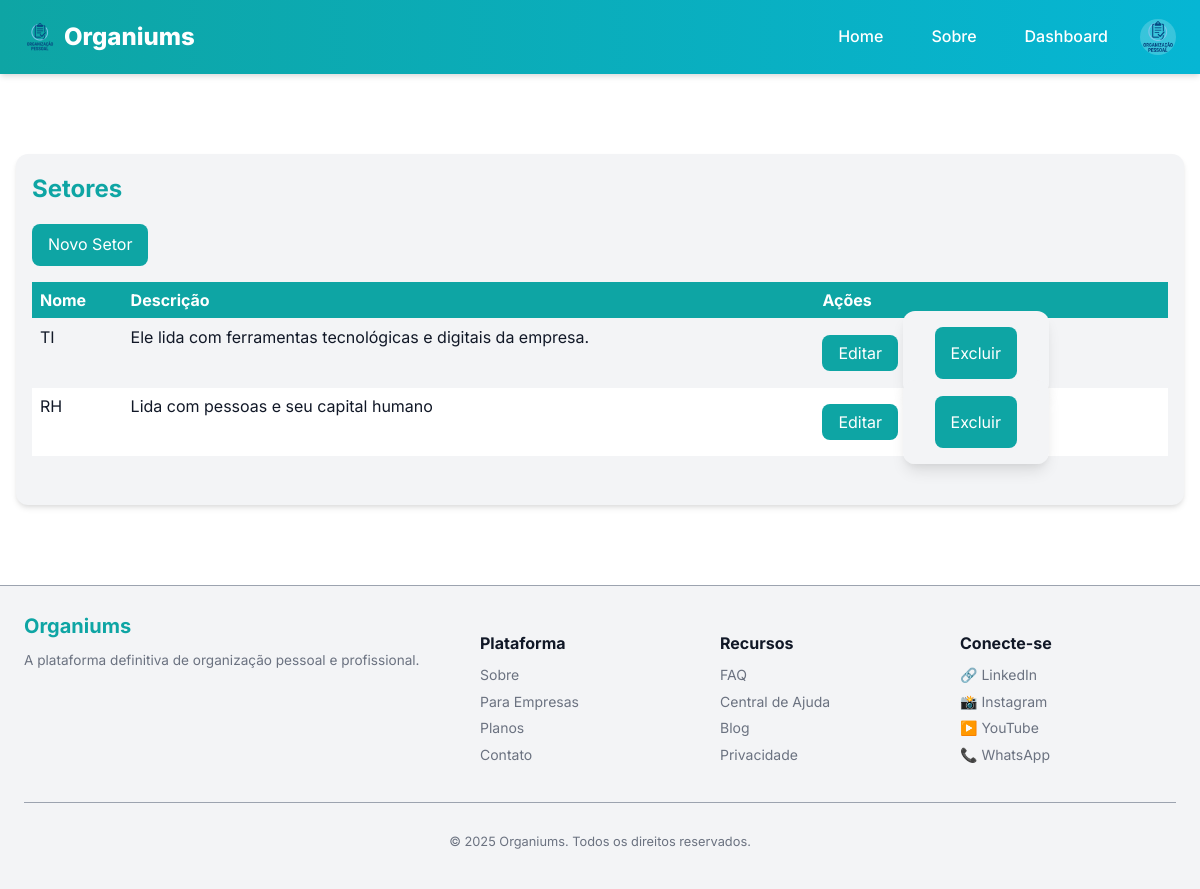
The app's page /client/sectors (signed in), older data.
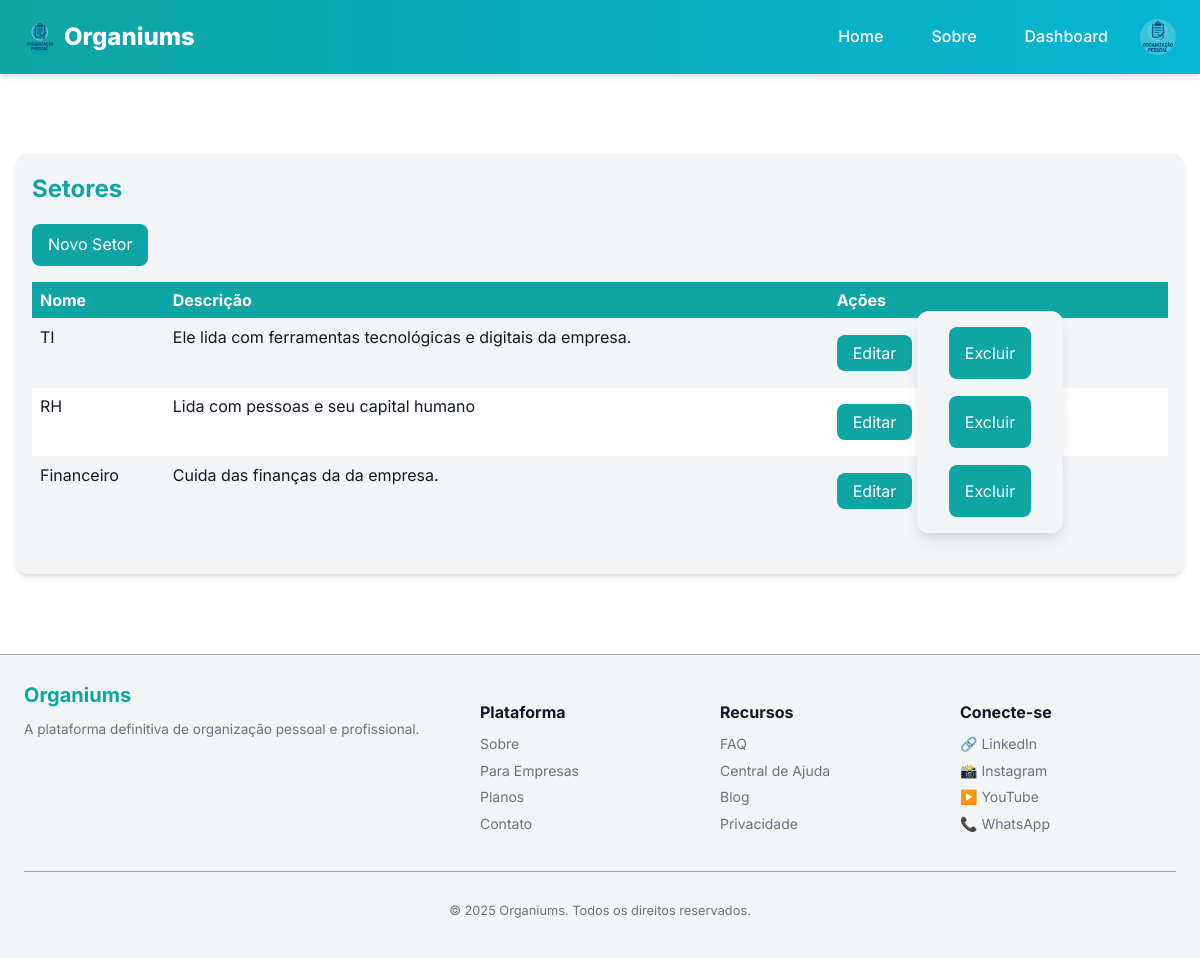
The same page, newer data.
### models.py (models this page shows)
class Sector(db.Model):
    __tablename__ = "sector"
    id = db.Column(db.Integer, primary_key=True)
    company_id = db.Column(db.Integer, db.ForeignKey('company.id'), nullable=False)
    name = db.Column(db.String(200), nullable=False)
    description = db.Column(db.Text, nullable=True)
    created_at = db.Column(db.DateTime, default=db.func.current_timestamp())
    company = db.relationship('Company', backref='sectors')
    collaborators = db.relationship('Collaborator', backref='sector', lazy=True)

### app/views.py (the view)
@bp.route('/client/sectors')
@login_required
def client_sectors():
    if not current_user.is_cliente_adm() and not current_user.is_admin():
        abort(403)
    sectors = Sector.query.filter_by(company_id=current_user.company_id).all()
    return render_template('client/sectors_list.html', sectors=sectors)

### manage.py (called while the page is built)
def create_app(config_object=None):
    app = Flask(__name__, template_folder='app/templates', static_folder='app/static')
    app.config.from_object(config_object or Config)
    db.init_app(app)
    migrate.init_app(app, db)
    login.init_app(app)
    from models import User
    @login.user_loader
    def load_user(user_id):
        return User.query.get(int(user_id))
    from app.views import bp as app_bp
    from api.views import bp as api_bp
    app.register_blueprint(app_bp)
    app.register_blueprint(api_bp, url_prefix='/api')
    app.config['MAX_CONTENT_LENGTH'] = 2 * 1024 * 1024
    register_error_handlers(app)
    @app.shell_context_processor
    def make_shell_context():
        return {'db': db, 'User': User}
    return app

### models.py (called while the page is built)
    def is_admin(self):
        return self.role == "admin"

    def is_cliente_adm(self):
        return self.role == "cliente_adm"

### app/templates/client/sectors_list.html (shortened to what this page needs)
{% extends "base.html" %}
{% block content %}
<div class="container client-section">
  <h1>Setores</h1>
  <button data-action="create" data-type="sector">Novo Setor</button>
  {% if sectors %}
  <table class="client-table">
    <thead>
      <tr>
        <th>Nome</th>
        <th>Descrição</th>
        <th>Ações</th>
      </tr>
    </thead>
    <tbody>
      {% for s in sectors %}
      <tr>
        <td>{{ s.name }}</td>
        <td>{{ s.description or '-' }}</td>
        <td>
          <button data-action="edit" data-type="sector" data-id="{{ s.id }}" data-title="{{ s.name }}" data-description="{{ s.description or '' }}">Editar</button>
          <form action="{{ url_for('app_bp.delete_sector', sector_id=s.id) }}" method="POST" style="display:inline;">
            <button type="submit" onclick="return confirm('Excluir setor?')">Excluir</button>
          </form>
        </td>
      </tr>
      {% endfor %}
    </tbody>
  </table>
  {% else %}
  <p>Nenhum setor cadastrado.</p>
  {% endif %}
</div>
{% endblock %}

Row changes from the older to the newer data that the page shows:
added Sector: name "Financeiro", description "Cuida das finanças da da empresa."
